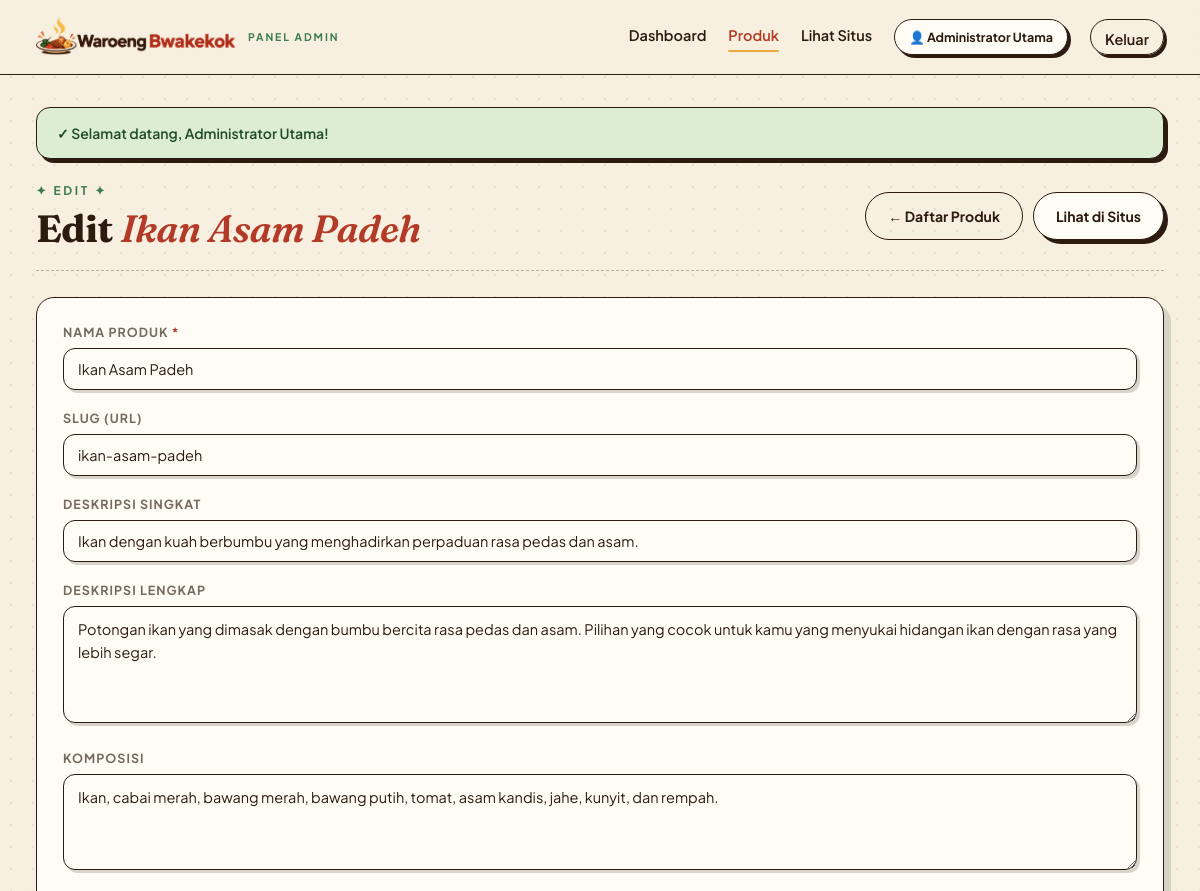
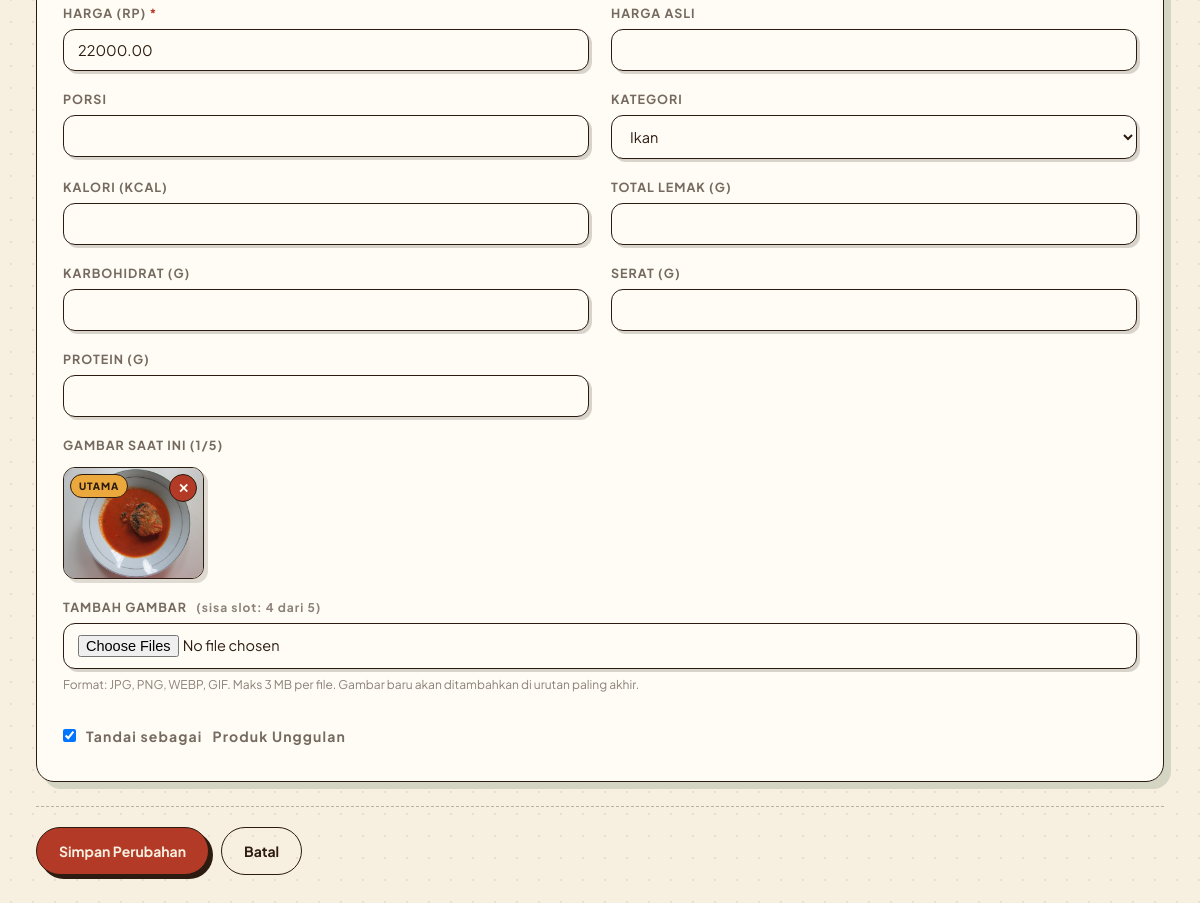
The page /admin/produk-edit.php?id=21 (signed in) on the database its author committed (2 pictures, top to bottom).
### tables this page shows
CREATE TABLE `produk` (
  `id` int NOT NULL,
  `nama` varchar(150) NOT NULL,
  `slug` varchar(180) NOT NULL,
  `deskripsi_singkat` varchar(255) DEFAULT NULL,
  `deskripsi_lengkap` text,
  `komposisi` text,
  `harga` decimal(10,2) NOT NULL,
  `harga_asli` decimal(10,2) DEFAULT NULL,
  `porsi` varchar(50) DEFAULT NULL,
  `kalori` int DEFAULT NULL,
  `lemak` int DEFAULT NULL,
  `karbohidrat` int DEFAULT NULL,
  `serat` int DEFAULT NULL,
  `protein` int DEFAULT NULL,
  `kategori_id` int DEFAULT NULL,
  `gambar_utama` varchar(255) DEFAULT NULL,
  `is_unggulan` tinyint(1) NOT NULL DEFAULT '0',
  `dibuat_pada` timestamp NULL DEFAULT CURRENT_TIMESTAMP
);

CREATE TABLE `kategori` (
  `id` int NOT NULL,
  `slug` varchar(50) NOT NULL,
  `nama` varchar(50) NOT NULL,
  `urutan` int NOT NULL DEFAULT '0'
);

CREATE TABLE `produk_gambar` (
  `id` int NOT NULL,
  `produk_id` int NOT NULL,
  `path` varchar(255) NOT NULL,
  `urutan` int NOT NULL DEFAULT '0'
);

### config/helpers.php (called while the page is built, shortened)
<?php
function e(?string $value): string
{
    return htmlspecialchars((string)$value, ENT_QUOTES | ENT_SUBSTITUTE, 'UTF-8');
}
function gambar_produk(?string $path): string
{
    $path = trim((string)$path);
    return 'assets/img/produk/' . ltrim($path, '/');
}
function admin_login(): bool
{
    return !empty($_SESSION['admin_id']);
}
function admin_saat_ini(PDO $pdo): ?array
{
    $stmt = $pdo->prepare("
        SELECT id, username, email, nama_lengkap, role
        FROM admin
        WHERE id = :id AND is_aktif = 1
        LIMIT 1
    ");
    $stmt->execute([':id' => (int)$_SESSION['admin_id']]);
    $row = $stmt->fetch();
    return $row ?: null;
}

### admin/inc/auth.php (called while the page is built, shortened)
<?php
require_once __DIR__ . '/../../config/koneksi.php';
require_once __DIR__ . '/../../config/helpers.php';
require_once __DIR__ . '/csrf.php';
$admin = admin_saat_ini($pdo);

### admin/inc/csrf.php (called while the page is built, shortened)
<?php
function flash_get(string $key): ?string
{
    if (!empty($_SESSION['flash'][$key])) {
        $pesan = $_SESSION['flash'][$key];
        return $pesan;
    }
    return null;
}

### admin/produk-edit.php (the view, shortened to what this page needs)
<?php
require_once __DIR__ . '/inc/auth.php';
$page_active = 'produk';
$id = (int)($_GET['id'] ?? 0);
$stmt = $pdo->prepare("SELECT * FROM produk WHERE id = :id LIMIT 1");
$stmt->execute([':id' => $id]);
$data = $stmt->fetch();
$kategori_list = $pdo->query("SELECT id, nama FROM kategori ORDER BY urutan, nama")->fetchAll();
$MAKS_GAMBAR   = 5;
$stmtG = $pdo->prepare("
    SELECT id, path, urutan
    FROM produk_gambar
    WHERE produk_id = :pid
    ORDER BY urutan ASC, id ASC
");
$stmtG->execute([':pid' => $id]);
$galeri = $stmtG->fetchAll();
$stmtG->execute([':pid' => $id]);
$galeri        = $stmtG->fetchAll();
$jumlah_galeri = count($galeri);
$slot_tersisa  = max(0, $MAKS_GAMBAR - $jumlah_galeri);
require __DIR__ . '/inc/header.php';
?>
<div class="page-head">
  <div>
    <p class="eyebrow">✦ Edit ✦</p>
    <h1>Edit <em><?= e($data['nama']) ?></em></h1>
  </div>
  <div style="display:flex;gap:10px;flex-wrap:wrap;">
    <a href="produk.php" class="btn btn--ghost">← Daftar Produk</a>
    <a href="../detail-produk.php?slug=<?= urlencode($data['slug']) ?>"
       target="_blank" rel="noopener" class="btn">Lihat di Situs</a>
  </div>
</div>
<form method="post" enctype="multipart/form-data" class="card">
  <div class="form-grid">
    <div class="full">
      <label class="field">Nama Produk <span class="req">*</span></label>
      <input type="text" name="nama" required value="<?= e($data['nama']) ?>" />
    </div>
    <div class="full">
      <label class="field">Slug (URL)</label>
      <input type="text" name="slug" value="<?= e($data['slug']) ?>" />
    </div>
    <div class="full">
      <label class="field">Deskripsi Singkat</label>
      <input type="text" name="deskripsi_singkat" maxlength="255"
             value="<?= e($data['deskripsi_singkat']) ?>" />
    </div>
    <div class="full">
      <label class="field">Deskripsi Lengkap</label>
      <textarea name="deskripsi_lengkap" rows="4"><?= e($data['deskripsi_lengkap']) ?></textarea>
    </div>
    <div class="full">
      <label class="field">Komposisi</label>
      <textarea name="komposisi" rows="3"><?= e($data['komposisi']) ?></textarea>
    </div>
    <div><label class="field">Harga (Rp) <span class="req">*</span></label>
      <input type="number" name="harga" step="500" min="0" required value="<?= e($data['harga']) ?>"></div>
    <div><label class="field">Harga Asli</label>
      <input type="number" name="harga_asli" step="500" min="0" value="<?= e($data['harga_asli']) ?>"></div>
    <div><label class="field">Porsi</label>
      <input type="text" name="porsi" value="<?= e($data['porsi']) ?>"></div>
    <div>
      <label class="field">Kategori</label>
      <select name="kategori_id">
        <?php foreach ($kategori_list as $k): ?>
          <option value="<?= (int)$k['id'] ?>"
            <?= (string)$data['kategori_id'] === (string)$k['id'] ? 'selected' : '' ?>>
            <?= e($k['nama']) ?>
          </option>
        <?php endforeach; ?>
      </select>
    </div>
    <div><label class="field">Kalori (kcal)</label>
      <input type="number" name="kalori" min="0" value="<?= e($data['kalori']) ?>"></div>
    <div><label class="field">Total Lemak (g)</label>
      <input type="number" name="lemak" min="0" value="<?= e($data['lemak']) ?>"></div>
    <div><label class="field">Karbohidrat (g)</label>
      <input type="number" name="karbohidrat" min="0" value="<?= e($data['karbohidrat']) ?>"></div>
    <div><label class="field">Serat (g)</label>
      <input type="number" name="serat" min="0" value="<?= e($data['serat']) ?>"></div>
    <div><label class="field">Protein (g)</label>
      <input type="number" name="protein" min="0" value="<?= e($data['protein']) ?>"></div>
    <div class="full">
      <label class="field">Gambar Saat Ini (<?= $jumlah_galeri ?>/<?= $MAKS_GAMBAR ?>)</label>
      <?php if (empty($galeri)): ?>
        <p class="help">Belum ada gambar. Upload di bawah.</p>
      <?php else: ?>
        <div class="galeri-grid">
          <?php foreach ($galeri as $i => $g): ?>
            <div class="galeri-item">
              <img src="<?= e(gambar_produk($g['path'])) ?>" alt="" />
              <?php if ($i === 0): ?>
                <span class="badge-utama">Utama</span>
              <?php endif; ?>
              <form method="post" action="produk-hapus-gambar.php"
                    onsubmit="return confirm('Hapus gambar ini?');"
                    style="display:inline;">
                <button class="hapus" type="submit" aria-label="Hapus gambar">✕</button>
              </form>
            </div>
          <?php endforeach; ?>
        </div>
      <?php endif; ?>
    </div>
    <div class="full">
      <label class="field">
        Tambah Gambar
        <span class="help" style="margin-left:6px;text-transform:none;">
          (sisa slot: <?= $slot_tersisa ?> dari <?= $MAKS_GAMBAR ?>)
        </span>
      </label>
      <?php if ($slot_tersisa > 0): ?>
        <input type="file" name="gambar[]" accept="image/*" multiple
               onchange="cekJumlahGambar(this, <?= $slot_tersisa ?>)" />
        <p class="help">
          Format: JPG, PNG, WEBP, GIF. Maks 3 MB per file.
          Gambar baru akan ditambahkan di urutan paling akhir.
        </p>
      <?php else: ?>
        <p class="help" style="color:var(--merah);font-weight:700;">
          Slot gambar sudah penuh. Hapus salah satu gambar dulu untuk menambah yang baru.
        </p>
      <?php endif; ?>
    </div>
    <div class="full">
      <label class="field" style="display:flex;align-items:center;gap:10px;text-transform:none;font-size:14px;">
        <input type="checkbox" name="is_unggulan" value="1"
               style="width:auto;box-shadow:none;"
               <?= !empty($data['is_unggulan']) ? 'checked' : '' ?> />
        Tandai sebagai <strong>Produk Unggulan</strong>
      </label>
    </div>
  </div>
  <div class="form-actions">
    <button type="submit" class="btn btn--merah">Simpan Perubahan</button>
    <a href="produk.php" class="btn btn--ghost">Batal</a>
  </div>
</form>
<?php require __DIR__ . '/inc/footer.php'; ?>

### admin/inc/header.php (shortened to what this page needs)
<?php
$page_active = $page_active ?? '';
$admin_nama  = $admin['nama_lengkap'] ?? $admin['username'] ?? 'Admin';
?>
<!doctype html>
<html lang="id">
<head>
  <link rel="stylesheet" href="../assets/css/admin.css" />
</head>
<body>
<header class="topbar">
  <div class="topbar-dalam">
    <a class="brand" href="dashboard.php">
      <img src="../assets/img/logo.png" alt="Waroeng Bwakekok" class="brand-logo" />
      <span class="brand-text">
        <small>Panel Admin</small>
      </span>
    </a>
    <nav class="menu-admin">
      <a href="dashboard.php" class="<?= $page_active === 'dashboard' ? 'active' : '' ?>">Dashboard</a>
      <a href="produk.php"    class="<?= $page_active === 'produk'    ? 'active' : '' ?>">Produk</a>
      <a href="../beranda.php" target="_blank" rel="noopener">Lihat Situs</a>
      <span class="user-chip" title="<?= e($admin['email'] ?? '') ?>">
        👤 <?= e($admin_nama) ?>
      </span>
      <a href="logout.php" class="btn btn--sm btn--ghost">Keluar</a>
    </nav>
  </div>
</header>
<main class="wrap">
<?php
$flash_ok  = flash_get('ok');
if ($flash_ok)  echo '<div class="alert alert--ok">✓ '  . e($flash_ok)  . '</div>';
?>

### rows shown on the page
produk: nama "Ikan Asam Padeh", slug "ikan-asam-padeh", deskripsi_singkat "Ikan dengan kuah berbumbu yang menghadirkan perpaduan rasa pedas dan asam.", deskripsi_lengkap "Potongan ikan yang dimasak dengan bumbu bercita rasa pedas dan asam. Pilihan yang cocok untuk kamu yang menyukai hidangan ikan dengan rasa yang lebih segar.", komposisi "Ikan, cabai merah, bawang merah, bawang putih, tomat, asam kandis, jahe, kunyit, dan rempah.", harga "22000.00", kategori_id "Ikan", is_unggulan "☑"
produk_gambar: path (picture)

### other values the page prints
$admin_nama "Administrator Utama"
$flash_ok "Selamat datang, Administrator Utama!"
$jumlah_galeri "1"
$MAKS_GAMBAR "5"
$slot_tersisa "4"
